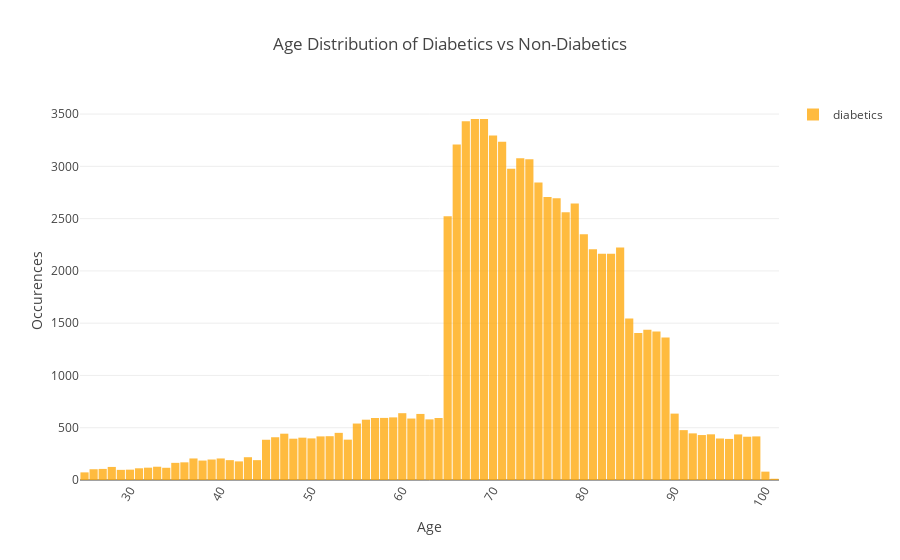

Write notebook code for a chart like this one.
### Markdown cell above
# Experiment One

### Code cell
age_of_diabetics()

### Figure 1 — Plotly figure (JSON) as saved in the notebook; plotly's stock layout.template omitted (floating-point values rounded to 4 significant figures)
{"data": [{"marker": {"color": "#FFA500"}, "name": "diabetics", "opacity": 0.75, "type": "bar", "x": [25, 26, 27, 28, 29, 30, 31, 32, 33, 34, 35, 36, 37, 38, 39, 40, 41, 42, 43, 44, 45, 46, 47, 48, 49, 50, 51, 52, 53, 54, 55, 56, 57, 58, 59, 60, 61, 62, 63, 64, 65, 66, 67, 68, 69, 70, 71, 72, 73, 74, 75, 76, 77, 78, 79, 80, 81, 82, 83, 84, 85, 86, 87, 88, 89, 90, 91, 92, 93, 94, 95, 96, 97, 98, 99, 100, 101], "y": [73, 103, 106, 125, 97, 99, 112, 118, 127, 117, 164, 169, 206, 186, 196, 206, 190, 178, 218, 190, 385, 409, 443, 395, 405, 398, 417, 419, 451, 386, 540, 577, 593, 594, 599, 639, 588, 632, 580, 593, 2523, 3209, 3431, 3453, 3452, 3296, 3236, 2977, 3077, 3069, 2845, 2706, 2696, 2561, 2645, 2351, 2208, 2163, 2163, 2223, 1544, 1405, 1436, 1421, 1364, 635, 477, 446, 430, 437, 397, 393, 436, 414, 417, 80, 12]}], "layout": {"bargap": 0.1, "barmode": "overlay", "showlegend": true, "title": "Age Distribution of Diabetics vs Non-Diabetics", "xaxis": {"exponentformat": "none", "tickangle": 300, "title": "Age"}, "yaxis": {"title": "Occurences"}}}
